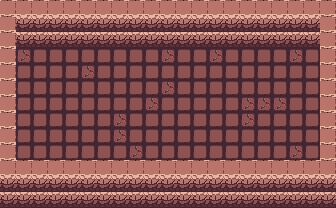

The image is a tile-based game level rendered from a .tmx file. Its description and complete source (layers, tilesets, objects, tile grids) follow:
An orthogonal 21x13 tile map with 16x16 px tiles, 2 tile layers (Tile Floor, Tile Foreground) and 5 objects.

<map version="1.8" tiledversion="1.8.5" orientation="orthogonal" renderorder="right-down" width="21" height="13" tilewidth="16" tileheight="16" infinite="0" nextlayerid="5" nextobjectid="37">
 <tileset firstgid="1" source="tiles.tsx" />
 <layer id="1" name="Tile Floor" width="21" height="13">
  <data encoding="csv">
1,1,1,1,1,27,27,27,27,27,27,27,1,2,3,4,5,6,7,8,9,
1,11,11,11,11,11,11,11,11,11,11,11,11,11,11,14,47,14,14,14,18,
1,47,47,47,47,47,47,47,47,47,47,47,47,47,47,47,47,47,47,47,27,
19,20,21,21,21,21,21,21,21,21,20,21,21,20,21,21,21,21,20,21,36,
19,21,21,21,21,20,21,21,21,21,21,21,21,21,21,21,21,21,21,21,45,
19,21,21,21,21,21,21,21,21,21,20,21,21,21,21,21,21,21,21,21,9,
19,21,21,21,21,21,21,21,21,20,21,21,21,21,21,20,20,20,21,21,18,
19,21,21,21,21,21,21,20,21,21,21,21,21,21,21,20,21,21,21,21,9,
19,21,21,21,21,21,21,20,21,21,21,21,21,21,21,21,21,21,21,21,18,
19,21,21,21,21,21,21,21,20,21,21,21,21,21,21,21,21,21,20,21,27,
19,21,21,21,21,21,21,20,21,21,21,21,21,21,21,21,21,21,21,21,36,
47,32,32,32,32,32,32,32,32,32,32,32,32,32,32,32,32,32,32,32,47,
47,47,47,47,47,47,47,47,47,47,47,47,46,47,48,49,50,51,52,53,54
</data>
 </layer>
 <objectgroup id="2" name="Object Collisions">
  <object id="25" x="0" y="191.958" width="335.917" height="15.9763" />
  <object id="28" x="320.333" y="0.666667" width="15.3333" height="191.5" />
  <object id="29" x="5.55112e-17" y="0.833333" width="320.333" height="31.3333" />
  <object id="30" x="0.0625" y="48.4375" width="15.9375" height="143.375" />
 </objectgroup>
 <layer id="3" name="Tile Foreground" width="21" height="13">
  <data encoding="csv">
0,0,0,0,0,0,0,0,0,0,0,0,0,0,0,0,0,0,0,0,0,
0,0,0,0,0,0,0,0,0,0,0,0,0,0,0,0,0,0,0,0,0,
0,0,0,0,0,0,0,0,0,0,0,0,0,0,0,0,0,0,0,0,0,
0,0,0,0,0,0,0,0,0,0,0,0,0,0,0,0,0,0,0,0,0,
0,0,0,0,0,0,0,0,0,0,0,0,0,0,0,0,0,0,0,0,0,
0,0,0,0,0,0,0,0,0,0,0,0,0,0,0,0,0,0,0,0,0,
0,0,0,0,0,0,0,0,0,0,0,0,0,0,0,0,0,0,0,0,0,
0,0,0,0,0,0,0,0,0,0,0,0,0,0,0,0,0,0,0,0,0,
0,0,0,0,0,0,0,0,0,0,0,0,0,0,0,0,0,0,0,0,0,
0,0,0,0,0,0,0,0,0,0,0,0,0,0,0,0,0,0,0,0,0,
0,39,39,39,39,39,39,39,39,39,39,39,39,39,39,39,39,39,39,39,0,
0,48,48,48,48,48,48,48,48,48,48,48,48,48,48,48,48,48,48,48,0,
0,0,0,0,0,0,0,0,0,0,0,0,0,0,0,0,0,0,0,0,0
</data>
 </layer>
 <objectgroup id="4" name="Object Foreground Sensor">
  <object id="36" x="16.25" y="160.188" width="303.563" height="31.1875" />
 </objectgroup>
</map>